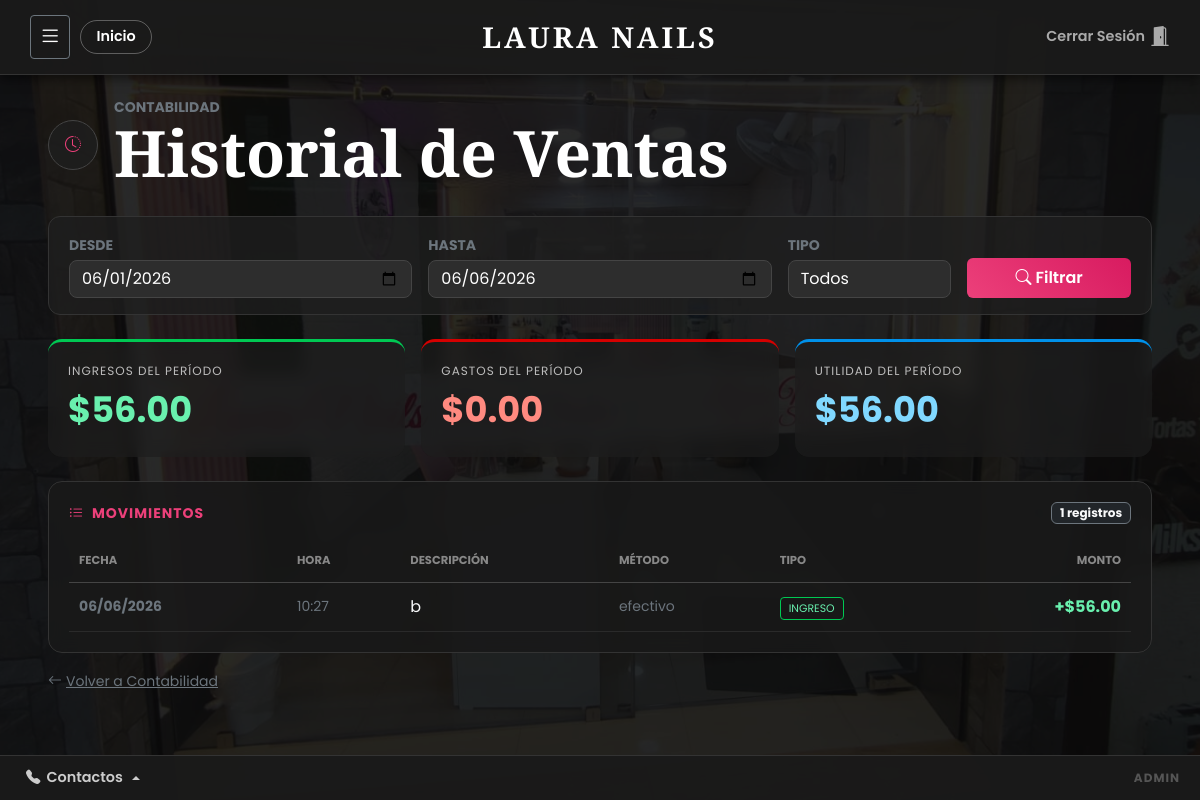
The page /contabilidad/historial (signed in) on the database its author committed.
### models.py (models this page shows, shortened)
class Movimiento(db.Model):
    __tablename__ = 'movimiento'
    id             = db.Column(db.Integer,     primary_key=True)
    negocio_id     = db.Column(db.Integer,     db.ForeignKey('negocio.id'), nullable=False)
    cita_id        = db.Column(db.Integer,     db.ForeignKey('cita.id'),    nullable=True)
    registrado_por = db.Column(db.Integer,     db.ForeignKey('user.id'),    nullable=True)
    tipo           = db.Column(db.String(10),  nullable=False)   # 'ingreso' | 'gasto'
    monto          = db.Column(db.Float,       nullable=False)
    descripcion    = db.Column(db.String(300))
    metodo_pago    = db.Column(db.String(30))                    # 'efectivo' | 'transferencia' | 'tarjeta'
    fecha          = db.Column(db.DateTime,    nullable=False, default=datetime.utcnow)

class Rol(db.Model):
    __tablename__ = 'rol'
    id          = db.Column(db.Integer,     primary_key=True)
    negocio_id  = db.Column(db.Integer,     db.ForeignKey('negocio.id'), nullable=False)
    nombre      = db.Column(db.String(100), nullable=False)
    descripcion = db.Column(db.String(300))
    activo      = db.Column(db.Boolean,     default=True)
    permisos = db.relationship('Permiso', secondary=rol_permiso, lazy='select',
                               backref=db.backref('roles', lazy='select'))

### rutas/_03_Contabilidad.py (the view)
@contabilidad_bp.route('/contabilidad/historial')
@login_required
@requiere_permiso('contabilidad.ver')
def historial():
    negocio_id  = current_user.negocio_id
    ahora       = obtener_hora_ecuador()
    fecha_desde_str = request.args.get('fecha_desde', '')
    fecha_hasta_str = request.args.get('fecha_hasta', '')
    tipo_filtro     = request.args.get('tipo', 'todos')
    try:
        fecha_desde = datetime.strptime(fecha_desde_str, '%Y-%m-%d').date() if fecha_desde_str else date(ahora.year, ahora.month, 1)
        fecha_hasta = datetime.strptime(fecha_hasta_str, '%Y-%m-%d').date() if fecha_hasta_str else ahora.date()
    except ValueError:
        fecha_desde = date(ahora.year, ahora.month, 1)
        fecha_hasta = ahora.date()
    query = Movimiento.query.filter(
        Movimiento.negocio_id == negocio_id,
        Movimiento.fecha >= datetime.combine(fecha_desde, datetime.min.time()),
        Movimiento.fecha <= datetime.combine(fecha_hasta, datetime.max.time())
    )
    if tipo_filtro in ('ingreso', 'gasto'):
        query = query.filter(Movimiento.tipo == tipo_filtro)
    movimientos = query.order_by(Movimiento.fecha.desc()).all()
    total_ingresos = sum(m.monto for m in movimientos if m.tipo == 'ingreso')
    total_gastos   = sum(m.monto for m in movimientos if m.tipo == 'gasto')
    return render_template('historial_ventas.html',
        movimientos=movimientos,
        total_ingresos=total_ingresos,
        total_gastos=total_gastos,
        utilidad=total_ingresos - total_gastos,
        fecha_desde=fecha_desde.strftime('%Y-%m-%d'),
        fecha_hasta=fecha_hasta.strftime('%Y-%m-%d'),
        tipo_filtro=tipo_filtro)

### app.py (called while the page is built)
@login_manager.user_loader
def load_user(user_id):
    return User.query.get(int(user_id))

@app.context_processor
def inject_helpers():
    return dict(tiene_permiso=tiene_permiso)

### rutas/_helpers.py (called while the page is built)
def tiene_permiso(codigo: str) -> bool:
    if not current_user.is_authenticated:
        return False
    if current_user.es_superadmin:
        return True
    for rol in current_user.roles:
        for permiso in rol.permisos:
            if permiso.codigo == codigo:
                return True
    return False

def requiere_permiso(codigo: str):
    def decorator(f):
        @wraps(f)
        def decorated(*args, **kwargs):
            if not tiene_permiso(codigo):
                abort(403)
            return f(*args, **kwargs)
        return decorated
    return decorator

def obtener_hora_ecuador():
    return datetime.utcnow() - timedelta(hours=5)

### templates/historial_ventas.html (shortened to what this page needs)
{% extends "base.html" %}
{% block content %}
<div style="position:fixed;top:0;left:0;width:100%;height:100%;z-index:-1;">
    <img src="{{ url_for('static', filename='01_local.jpeg') }}" style="width:100%;height:100%;object-fit:cover;">
    <div style="position:absolute;top:0;left:0;width:100%;height:100%;background:rgba(10,10,10,0.87);"></div>
</div>
<div class="container-fluid px-3 px-md-5 py-4" style="position:relative;z-index:2;">
    <div class="d-flex align-items-center mb-4">
        <div class="p-3 rounded-circle me-3 d-flex align-items-center justify-content-center"
             style="background:rgba(30,30,30,0.8);width:50px;height:50px;border:1px solid #444;">
            <i class="bi bi-clock-history" style="color:#ec407a;"></i>
        </div>
        <div>
            <h6 class="text-secondary text-uppercase small fw-bold mb-0">Contabilidad</h6>
            <h1 class="fw-bold m-0 font-title">Historial de Ventas</h1>
        </div>
    </div>
    <div class="filtro-bar mb-4">
        <form method="GET" action="{{ url_for('contabilidad.historial') }}" class="row g-3 align-items-end">
            <div class="col-sm-4 col-12">
                <label class="text-secondary small fw-bold text-uppercase mb-1">Desde</label>
                <input type="date" name="fecha_desde" value="{{ fecha_desde }}" class="form-control form-dark">
            </div>
            <div class="col-sm-4 col-12">
                <label class="text-secondary small fw-bold text-uppercase mb-1">Hasta</label>
                <input type="date" name="fecha_hasta" value="{{ fecha_hasta }}" class="form-control form-dark">
            </div>
            <div class="col-sm-2 col-6">
                <label class="text-secondary small fw-bold text-uppercase mb-1">Tipo</label>
                <select name="tipo" class="form-select form-dark">
                    <option value="todos"   {% if tipo_filtro=='todos'   %}selected{% endif %}>Todos</option>
                </select>
            </div>
            <div class="col-sm-2 col-6">
                <button type="submit" class="btn btn-rosa w-100 py-2">
                    <i class="bi bi-search me-1"></i>Filtrar
                </button>
            </div>
        </form>
    </div>
    <div class="row g-3 mb-4">
        <div class="col-md-4">
            <div class="kpi kpi-ing">
                <div class="kpi-label">Ingresos del período</div>
                <div class="kpi-value" style="color:#69f0ae;">${{ "%.2f"|format(total_ingresos) }}</div>
            </div>
        </div>
        <div class="col-md-4">
            <div class="kpi kpi-gas">
                <div class="kpi-label">Gastos del período</div>
                <div class="kpi-value" style="color:#ff8a80;">${{ "%.2f"|format(total_gastos) }}</div>
            </div>
        </div>
        <div class="col-md-4">
            <div class="kpi kpi-util">
                <div class="kpi-label">Utilidad del período</div>
                <div class="kpi-value" style="color:#80d8ff;">${{ "%.2f"|format(utilidad) }}</div>
            </div>
        </div>
    </div>
    <div class="panel-table">
        <div class="d-flex justify-content-between align-items-center mb-3">
            <h6 class="fw-bold text-uppercase small mb-0" style="color:#ec407a;letter-spacing:1px;">
                <i class="bi bi-list-ul me-2"></i>Movimientos
            </h6>
            <span class="badge bg-dark border border-secondary text-light">{{ movimientos|length }} registros</span>
        </div>
        {% if movimientos %}
        <div class="table-responsive">
            <table class="table-h mb-0">
                <thead>
                    <tr><th>Fecha</th><th>Hora</th><th>Descripción</th><th>Método</th><th>Tipo</th><th class="text-end">Monto</th></tr>
                </thead>
                <tbody>
                    {% for m in movimientos %}
                    <tr>
                        <td class="fw-bold text-secondary small">{{ m.fecha.strftime('%d/%m/%Y') }}</td>
                        <td class="text-secondary small">{{ m.fecha.strftime('%H:%M') }}</td>
                        <td class="text-light">{{ m.descripcion or '—' }}</td>
                        <td class="text-secondary small">{{ m.metodo_pago or '—' }}</td>
                        <td>
                            {% if m.tipo == 'ingreso' %}
                            <span class="badge-ing">INGRESO</span>
                            {% else %}
                            <span class="badge-gas">GASTO</span>
                            {% endif %}
                        </td>
                        <td class="text-end fw-bold">
                            {% if m.tipo == 'ingreso' %}
                            <span style="color:#69f0ae;">+${{ "%.2f"|format(m.monto) }}</span>
                            {% else %}
                            <span style="color:#ff8a80;">-${{ "%.2f"|format(m.monto) }}</span>
                            {% endif %}
                        </td>
                    </tr>
                    {% endfor %}
                </tbody>
            </table>
        </div>
        {% else %}
        <div class="text-center py-5 text-secondary">
            <i class="bi bi-inbox display-4 opacity-25 d-block mb-3"></i>
            Sin movimientos en el período seleccionado.
        </div>
        {% endif %}
    </div>
    <div class="mt-3">
        <a href="{{ url_for('contabilidad.index') }}" class="text-secondary small">
            <i class="bi bi-arrow-left me-1"></i>Volver a Contabilidad
        </a>
    </div>
</div>
{% endblock %}

### templates/base.html (shortened to what this page needs)
<!DOCTYPE html>
<html lang="es">
<head>
    <link href="https://cdn.jsdelivr.net/npm/bootstrap@5.3.0/dist/css/bootstrap.min.css" rel="stylesheet">
    <link rel="stylesheet" href="https://cdn.jsdelivr.net/npm/bootstrap-icons@1.10.0/font/bootstrap-icons.css">
</head>
<body>
{% if current_user.is_authenticated %}
<div class="top-bar">
    <div class="top-bar-left">
        <button class="btn btn-outline-light btn-sm border-secondary" type="button"
                data-bs-toggle="offcanvas" data-bs-target="#sidebarMenu">
            <i class="bi bi-list" style="font-size:1.4rem;color:white;"></i>
        </button>
        <a href="{{ url_for('inicio.home') }}" class="btn-inicio d-none d-sm-inline-block">Inicio</a>
    </div>
    <div class="brand-title">Laura Nails</div>
    <div class="top-bar-right">
        <a href="{{ url_for('auth.logout') }}" class="btn-salir">
            <span class="d-none d-sm-inline">Cerrar Sesión</span>
            <i class="bi bi-door-open-fill fs-5"></i>
        </a>
    </div>
</div>
{% endif %}
<div class="main-content">{% block content %}{% endblock %}</div>
{% if current_user.is_authenticated %}
<div class="footer-bar">
    <div class="dropup">
        <button type="button" class="btn-contactos dropdown-toggle" data-bs-toggle="dropdown">
            <i class="bi bi-telephone-fill"></i> Contactos
        </button>
    </div>
    <span class="texto-rol">
        {% for r in current_user.roles %}{{ r.nombre }}{% if not loop.last %} · {% endif %}{% endfor %}
    </span>
</div>
{% endif %}
</body>
</html>

### templates/base.html (style rules this page uses)
:root { --rosa:#d63384;--borde:#333; }
body { background-color:#121212;min-height:100vh;display:flex;flex-direction:column;font-family:'Poppins',sans-serif;margin:0;padding:0;color:#e0e0e0; }
h1,h2,.font-title { font-size:clamp(1.8rem,6vw,4rem)!important;word-wrap:break-word; }
.top-bar { background:rgba(26,26,26,0.97);border-bottom:1px solid var(--borde);padding:10px 15px;display:flex;align-items:center;justify-content:space-between;color:white;z-index:1000;box-shadow:0 4px 10px rgba(0,0,0,0.5);flex-wrap:wrap;gap:10px; }
.brand-title { font-family:'Playfair Display',serif;font-size:clamp(1.2rem,4vw,1.8rem);text-transform:uppercase;letter-spacing:2px;font-weight:800;color:white;margin:0 auto;text-align:center;order:2; }
.top-bar-left { display:flex;align-items:center;gap:10px;order:1; }
.top-bar-right { order:3;display:flex;align-items:center; }
.btn-inicio { background:transparent;border:1px solid rgba(255,255,255,0.3);border-radius:30px;padding:5px 15px;font-weight:600;text-decoration:none;color:white;transition:0.3s;font-size:0.9rem;white-space:nowrap; }
.btn-salir { color:#aaa;font-weight:600;text-decoration:none;display:flex;align-items:center;gap:5px;transition:0.3s;font-size:0.9rem;white-space:nowrap; }
@media (min-width:768px) { .top-bar { padding:15px 30px;flex-wrap:nowrap; } }
@media (min-width:768px) { .brand-title { position:absolute;left:50%;transform:translateX(-50%);letter-spacing:3px; } }
.footer-bar { margin-top:auto;background:rgba(26,26,26,0.97);border-top:1px solid var(--borde);padding:10px 20px;display:flex;justify-content:space-between;align-items:center;color:#aaa;z-index:1000; }
.btn-contactos { background:none;border:none;font-weight:600;color:#ccc;display:flex;align-items:center;gap:6px;transition:0.3s;font-size:0.9rem; }
.texto-rol { font-weight:700;text-transform:uppercase;font-size:0.75rem;letter-spacing:1px;color:#555;text-align:right; }
.main-content { flex:1;position:relative;overflow:auto;display:flex;flex-direction:column; }

### templates/historial_ventas.html (style rules this page uses)
body { background:transparent;color:white; }
.font-title { font-family:'Playfair Display',serif; }
.kpi { background:rgba(30,30,30,0.65);backdrop-filter:blur(8px);border-radius:14px;padding:20px;height:100%; }
.kpi-ing { border-top:3px solid #00c853; }
.kpi-gas { border-top:3px solid #d50000; }
.kpi-util { border-top:3px solid #0091ea; }
.kpi-label { font-size:0.75rem;text-transform:uppercase;letter-spacing:1px;opacity:0.7;margin-bottom:4px; }
.kpi-value { font-size:2.2rem;font-weight:700; }
.filtro-bar { background:rgba(30,30,30,0.8);border:1px solid #333;border-radius:12px;padding:16px 20px; }
.form-dark { background:#2d2d2d!important;border:1px solid #444!important;color:#fff!important;border-radius:8px; }
.panel-table { background:rgba(25,25,25,0.85);backdrop-filter:blur(8px);border:1px solid #333;border-radius:14px;padding:20px; }
.table-h { color:#ddd!important;background:transparent!important;width:100%; }
.table-h th { font-size:0.72rem;text-transform:uppercase;color:#888;border-bottom:1px solid #444;padding:12px 10px; }
.table-h td { padding:12px 10px;vertical-align:middle;border-bottom:1px solid #2a2a2a; }
.badge-ing { color:#69f0ae;border:1px solid #00c853;padding:3px 8px;border-radius:4px;font-size:0.68rem; }
.btn-rosa { background:linear-gradient(45deg,#ec407a,#d81b60);color:white;border:none;font-weight:600; }

### rows shown on the page
Movimiento: fecha "06/06/2026", fecha "10:27", descripcion "b", metodo_pago "efectivo", tipo "INGRESO", monto "56.00"
Rol: nombre "ADMIN"

### other values the page prints
{{ "%.2f"|format(total_ingresos) }} "56.00"
{{ "%.2f"|format(total_gastos) }} "0.00"
{{ "%.2f"|format(utilidad) }} "56.00"
{{ movimientos|length }} "1"
